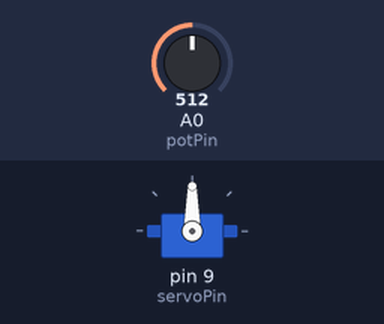
Recording of a sketch running on a simulated Arduino Uno, built with avr-gcc and run on an emulated ATmega328P. Shown: servo. The test bench sets the inputs (shaded band); at power-on: A0 (potPin) = 512.

Above: at 1.2 s.
1.3 s: A0 (potPin) set to 716
At 1.8 s:
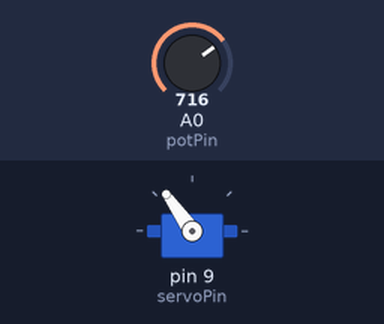
2.8 s: A0 (potPin) set to 900
At 3.9 s:
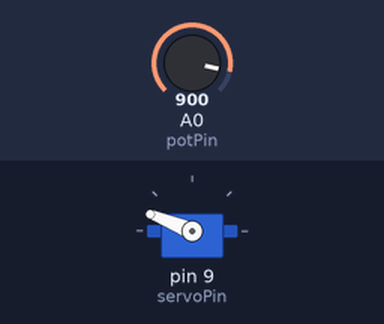
4.3 s: A0 (potPin) set to 1023
At 5.3 s:
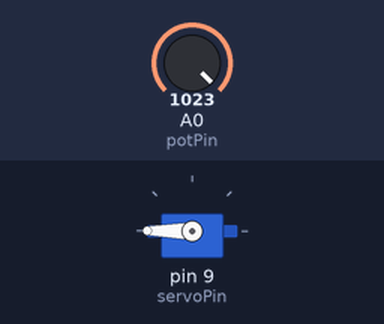
5.8 s: A0 (potPin) set to 306
At 6.2 s:
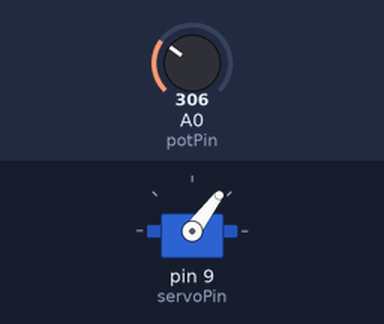
7.3 s: A0 (potPin) set to 122
At 7.6 s:
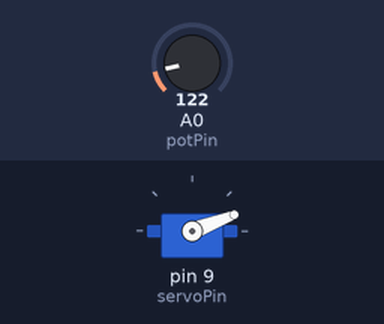
Timing chart, 0 to 9.8 s (numbered marks = the images above; inputs shaded):
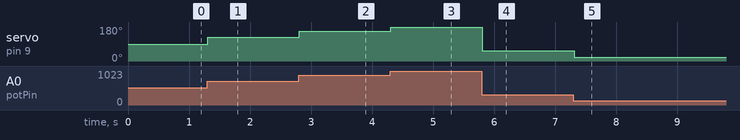

Measured:
- after the input at 1.3 s, servo on pin 9 (servoPin): 90° → 125° at once
- after the input at 2.8 s, servo on pin 9 (servoPin): 125° → 158° at once
- after the input at 4.3 s, servo on pin 9 (servoPin): 158° → 180° at once
- after the input at 5.8 s, servo on pin 9 (servoPin): 180° → 53° at once
- after the input at 7.3 s, servo on pin 9 (servoPin): 53° → 21° at once

The sketch:

22_Knob_Steering.ino
```cpp
/*
  22_Knob_Steering
  方向盘：转动旋钮，同步控制舵机角度
*/

#include <Servo.h>

Servo myServo;

int potPin = A0;  // 电位器
int servoPin = 9; // 舵机

void setup() {
  myServo.attach(servoPin);
}

void loop() {
  // 1. 读取旋钮位置 (0-1023)
  int val = analogRead(potPin);

  // 2. 转换成角度 (0-180)
  // 注意：舵机最多只能转到 180度
  int angle = map(val, 0, 1023, 0, 180);

  // 3. 执行动作
  myServo.write(angle);

  // 舵机反应很快，不需要太长的 delay
  delay(15);
}
```
